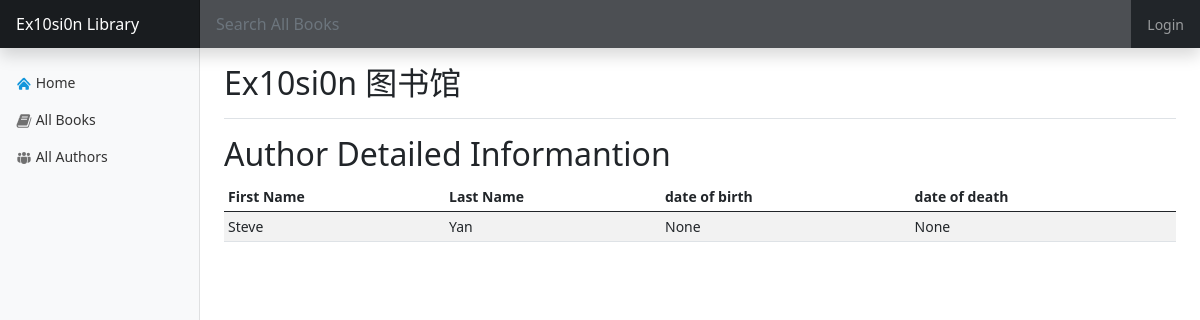
Page /library/author/1/ on the committed database.
### library/models.py (models this page shows, shortened)
class Author(models.Model):
    first_name = models.CharField(max_length=100)
    last_name = models.CharField(max_length=100)
    date_of_birth = models.DateField(null=True, blank=True)
    date_of_death = models.DateField(null=True, blank=True)

### library/views.py (the view)
# urls.py: path('author/<int:pk>/', views.AuthorDetailView.as_view(), name='author_detail'),
class AuthorDetailView(DetailView):
    model = Author
    template_name = 'author.html'

### templates/author.html
{% extends 'base.html' %}
{% block MainContainer %}
        <h2>Author Detailed Informantion</h2>
        <div class="table-responsive">
            <table class="table table-striped table-sm">
                <thead>
                <tr>
                    <th>First Name</th>
                    <th>Last Name</th>
                    <th>date of birth</th>
                    <th>date of death</th>
                </tr>
                </thead>
                <tbody>
                <tr>
                    <td>{{ author.first_name }} </td>
                    <td>{{ author.last_name }} </td>
                    <td>{{ author.date_of_birth }} </td>
                    <td>{{ author.date_of_death }} </td>
                </tr>
                </tbody>
            </table>
        </div>
{% endblock %}

### templates/base.html (style rules this page uses)
body { font-size: 0.875rem; }

### rows in the picture
Author: first_name "Steve", last_name "Yan", date_of_birth "None", date_of_death "None"
